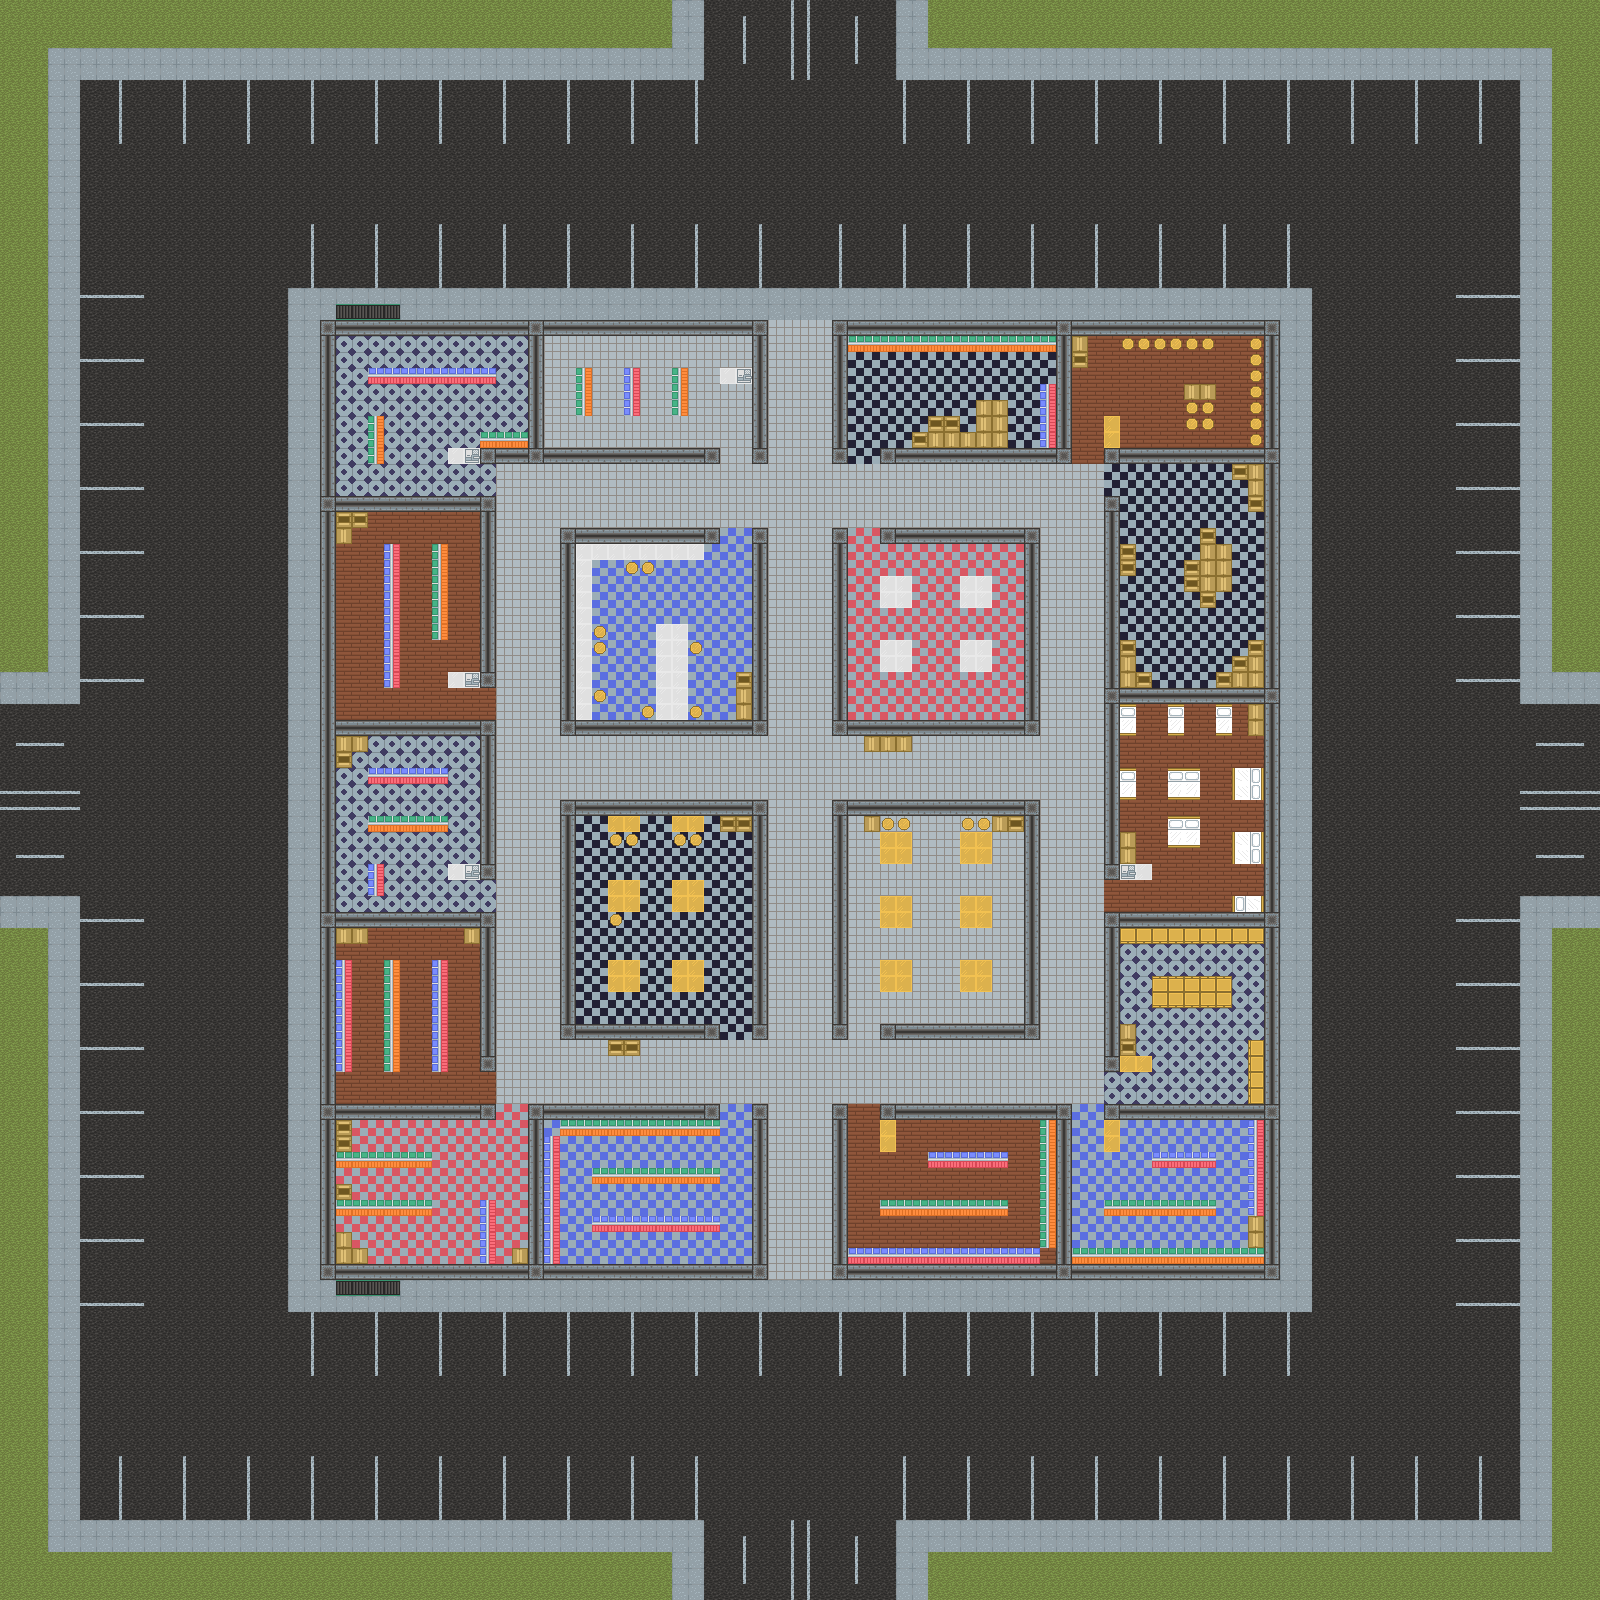

Tiled map render using the project's own tile images. Description and the map definition, with tile-layer contents summarised, below:
An orthogonal 100x100 tile map with 16x16 px tiles, 2 tile layers (ground, wall), 1 hidden layer not drawn and 43 objects (33x Bau, 7x Enemy, 3x luz).

<map version="1.2" tiledversion="1.3.4" orientation="orthogonal" renderorder="right-down" width="100" height="100" tilewidth="16" tileheight="16" infinite="0" nextlayerid="6" nextobjectid="44">
 <tileset firstgid="1" source="tileset test01.tsx" />
 <layer id="1" name="ground" width="100" height="100">
  <data>[10000 cells, 10000 non-empty, 11 distinct tile ids]</data>
 </layer>
 <layer id="3" name="wall" width="100" height="100">
  <data>[10000 cells, 1158 non-empty, 23 distinct tile ids]</data>
 </layer>
 <layer id="4" name="roof" width="100" height="100" visible="0" locked="1">
  <data>[10000 cells, 3592 non-empty, 4 distinct tile ids]</data>
 </layer>
 <objectgroup id="5" name="actors">
  <object id="1" name="Enemy-1" type="Enemy" x="783" y="261" width="49.3333" height="58.6667" />
  <object id="2" name="Enemy-2" type="Enemy" x="784.667" y="735" width="47.3333" height="64.6667" />
  <object id="3" name="Enemy-3" type="Enemy" x="785.333" y="1231.67" width="46" height="64" />
  <object id="4" name="Enemy-4" type="Enemy" x="512.333" y="735.333" width="47.6667" height="63" />
  <object id="5" name="Enemy-5" type="Enemy" x="1040.67" y="735.667" width="47.3333" height="63.6667" />
  <object id="6" name="Enemy-6" type="Enemy" x="254.667" y="753.667" width="49.6667" height="62.6667" />
  <object id="7" name="Enemy-7" type="Enemy" x="1297.33" y="751.333" width="47.3333" height="65.6667" />
  <object id="8" name="Bau-1" type="Bau" x="336.333" y="304" width="63.6667" height="14.6667" />
  <object id="9" name="Bau-2" type="Bau" x="368.667" y="416" width="15.6667" height="48" />
  <object id="10" name="Bau-3" type="Bau" x="479.667" y="431.333" width="48" height="16" />
  <object id="11" name="Bau-4" type="Bau" x="416.667" y="368.667" width="47.6667" height="14" />
  <object id="12" name="Bau-5" type="Bau" x="624" y="368" width="16" height="46.3333" />
  <object id="13" name="Bau-6" type="Bau" x="977.333" y="400.667" width="30.3333" height="15.6667" />
  <object id="14" name="Bau-7" type="Bau" x="1039.67" y="384.333" width="17" height="64" />
  <object id="15" name="Bau-8" type="Bau" x="1073.33" y="335.333" width="14.6667" height="32.6667" />
  <object id="16" name="Bau-9" type="Bau" x="1184.33" y="384.667" width="31" height="14.3333" />
  <object id="17" name="Bau-10" type="Bau" x="1249" y="464.333" width="14.6667" height="47.6667" />
  <object id="18" name="Bau-11" type="Bau" x="1183.33" y="560.333" width="17.6667" height="32.3333" />
  <object id="19" name="Bau-12" type="Bau" x="1120" y="543.333" width="17" height="32.3333" />
  <object id="20" name="Bau-13" type="Bau" x="1120.33" y="640.333" width="15.3333" height="46.6667" />
  <object id="21" name="Bau-14" type="Bau" x="736.333" y="672.667" width="15.3333" height="47.3333" />
  <object id="22" name="Bau-15" type="Bau" x="336.333" y="512" width="15" height="32" />
  <object id="23" name="Bau-16" type="Bau" x="384.667" y="639.667" width="13.3333" height="46.6667" />
  <object id="24" name="Bau-17" type="Bau" x="431.333" y="544" width="16" height="47.6667" />
  <object id="25" name="Bau-18" type="Bau" x="864.333" y="735.667" width="48" height="17" />
  <object id="26" name="Bau-19" type="Bau" x="336" y="736.333" width="16.3333" height="31.3333" />
  <object id="27" name="Bau-20" type="Bau" x="368" y="863.333" width="16" height="31.6667" />
  <object id="28" name="Bau-21" type="Bau" x="337" y="928" width="31.3333" height="16" />
  <object id="29" name="Bau-22" type="Bau" x="384.333" y="991.667" width="15" height="47.3333" />
  <object id="30" name="Bau-23" type="Bau" x="609" y="1039.33" width="31.3333" height="16.6667" />
  <object id="31" name="Bau-24" type="Bau" x="1120" y="830.667" width="15.6667" height="32.3333" />
  <object id="32" name="Bau-25" type="Bau" x="1248.33" y="703.667" width="15.6667" height="32" />
  <object id="33" name="Bau-26" type="Bau" x="1120.67" y="1024.33" width="15.6667" height="31.6667" />
  <object id="34" name="Bau-27" type="Bau" x="1248.33" y="1040" width="15" height="63.6667" />
  <object id="35" name="Bau-28" type="Bau" x="1120.33" y="927.667" width="63.3333" height="15.3333" />
  <object id="36" name="Bau-29" type="Bau" x="1248.33" y="1215.33" width="15.3333" height="32.3333" />
  <object id="37" name="Bau-30" type="Bau" x="1153" y="1152.33" width="47" height="15.3333" />
  <object id="38" name="Bau-31" type="Bau" x="336.333" y="1120.33" width="15" height="31" />
  <object id="39" name="Bau-32" type="Bau" x="480" y="1200" width="15.6667" height="63.6667" />
  <object id="40" name="Bau-33" type="Bau" x="337" y="1280" width="63.3333" height="15" />
  <object id="41" name="luz-1" type="luz" x="799" y="334.5" width="18" height="17" />
  <object id="42" name="luz-2" type="luz" x="799.5" y="1199" width="17" height="16" />
  <object id="43" name="luz-3" type="luz" x="769" y="751" width="12.5" height="16" />
 </objectgroup>
</map>